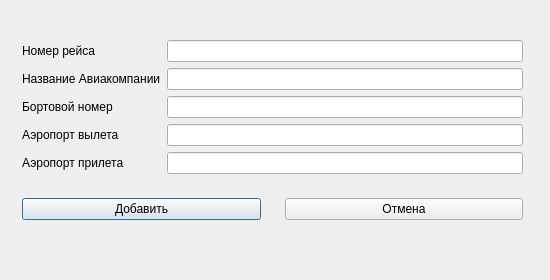
<?xml version="1.0" encoding="UTF-8"?>
<ui version="4.0">
 <class>addFlightModal</class>
 <widget class="QDialog" name="addFlightModal">
  <property name="geometry">
   <rect>
    <x>0</x>
    <y>0</y>
    <width>550</width>
    <height>280</height>
   </rect>
  </property>
  <property name="windowTitle">
   <string>Добавить рейс</string>
  </property>
  <widget class="QWidget" name="">
   <property name="geometry">
    <rect>
     <x>22</x>
     <y>40</y>
     <width>501</width>
     <height>180</height>
    </rect>
   </property>
   <layout class="QVBoxLayout" name="verticalLayout">
    <item>
     <layout class="QFormLayout" name="formLayout">
      <item row="0" column="0">
       <widget class="QLabel" name="label">
        <property name="text">
         <string>Номер рейса</string>
        </property>
       </widget>
      </item>
      <item row="0" column="1">
       <widget class="QLineEdit" name="numberOfFlight">
        <property name="maxLength">
         <number>7</number>
        </property>
       </widget>
      </item>
      <item row="1" column="0">
       <widget class="QLabel" name="label_2">
        <property name="text">
         <string>Название Авиакомпании</string>
        </property>
       </widget>
      </item>
      <item row="1" column="1">
       <widget class="QLineEdit" name="nameOfAirline">
        <property name="maxLength">
         <number>30</number>
        </property>
       </widget>
      </item>
      <item row="2" column="0">
       <widget class="QLabel" name="label_3">
        <property name="text">
         <string>Бортовой номер</string>
        </property>
       </widget>
      </item>
      <item row="2" column="1">
       <widget class="QLineEdit" name="onBoardNumber">
        <property name="maxLength">
         <number>8</number>
        </property>
       </widget>
      </item>
      <item row="3" column="0">
       <widget class="QLabel" name="label_4">
        <property name="text">
         <string>Аэропорт вылета</string>
        </property>
       </widget>
      </item>
      <item row="3" column="1">
       <widget class="QLineEdit" name="departureAirport">
        <property name="maxLength">
         <number>4</number>
        </property>
       </widget>
      </item>
      <item row="4" column="0">
       <widget class="QLabel" name="label_5">
        <property name="text">
         <string>Аэропорт прилета</string>
        </property>
       </widget>
      </item>
      <item row="4" column="1">
       <widget class="QLineEdit" name="arrivalAirport">
        <property name="maxLength">
         <number>4</number>
        </property>
       </widget>
      </item>
     </layout>
    </item>
    <item>
     <layout class="QHBoxLayout" name="horizontalLayout">
      <property name="spacing">
       <number>24</number>
      </property>
      <item>
       <widget class="QPushButton" name="addButton">
        <property name="text">
         <string>Добавить</string>
        </property>
       </widget>
      </item>
      <item>
       <widget class="QPushButton" name="cancelButton">
        <property name="text">
         <string>Отмена</string>
        </property>
       </widget>
      </item>
     </layout>
    </item>
   </layout>
  </widget>
 </widget>
 <resources/>
 <connections/>
</ui>
